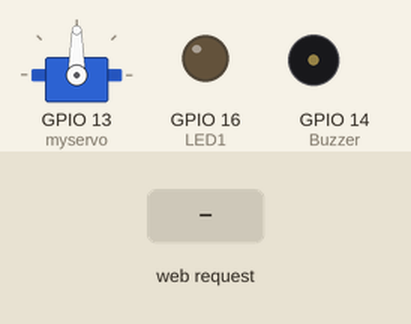
The sketch below on a simulated ESP8266 (NodeMCU). Shown: servo, output pins drawn as LEDs (lit = HIGH), buzzer (waves = sounding, pin HIGH). The test bench sets the inputs (shaded band). WiFi joins after 1.5 s; servers stay silent unless stated; what the sketch prints to the serial monitor is not drawn.

Above: at 3.7 s.
3.8 s: HTTP request GET /LEDON received
At 4.1 s:
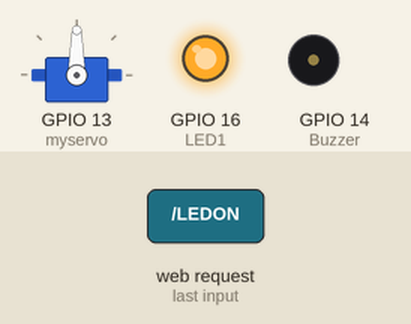
5.3 s: HTTP request GET /SERVOON received
At 6.4 s:
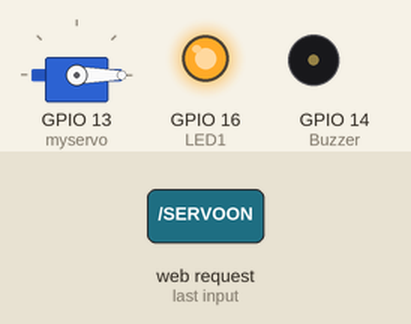
6.8 s: HTTP request GET /LEDOFF received
At 7.6 s:
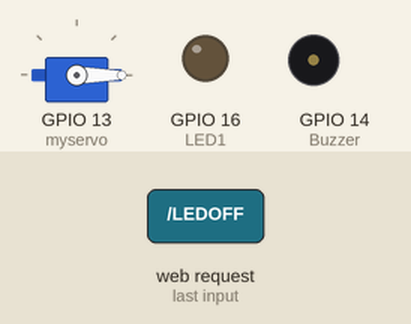
8.3 s: HTTP request GET /SERVOOFF received
At 8.7 s:
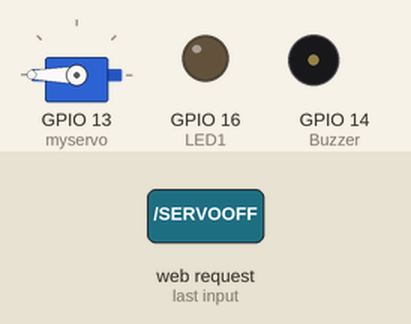
9.8 s: HTTP request GET /LEDON received
At 11.0 s:
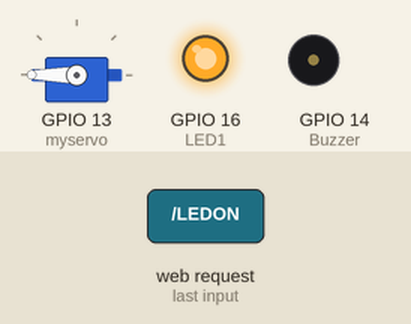
Timing chart, 0 to 12.3 s (numbered marks = the images above; inputs shaded):
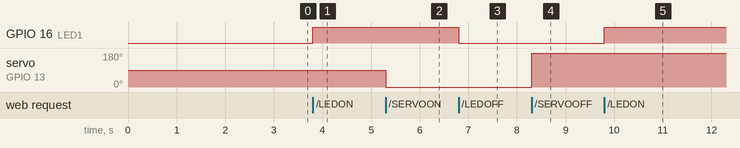

The sketch:

sketch_mar_web_server.ino
```cpp
#include <Servo.h>
#include <ESP8266WiFi.h>
#include <ESP8266WebServer.h>

#define LED1 16
#define Buzzer 14


Servo myservo;


const String ssid = "hujan";
const String password = "pastidingin";

ESP8266WebServer server(80);
// ------------------------ BROWSER ----------------------------
const char DASBOARD[] PROGMEM = R"=====(
<!DOCTYPE html>
<html>
  <head>
    <title> Introduction to Webserver </title>
    <link rel="stylesheet" href="https://maxcdn.bootstrapcdn.com/bootstrap/4.5.2/css/bootstrap.min.css">
    <script src="https://ajax.googleapis.com/ajax/libs/jquery/3.5.1/jquery.min.js"></script>
    <script src="https://cdnjs.cloudflare.com/ajax/libs/popper.js/1.16.0/umd/popper.min.js"></script>
    <script src="https://maxcdn.bootstrapcdn.com/bootstrap/4.5.2/js/bootstrap.min.js"></script>
  </head>
  <body>
    <div class="container p-5 my-5 bg-dark text-white">
        <h1>Welcome to Webserver</h1>
        <p>this website will be used to control the ESP3266 <br>this website created by Mr. Ahmad </p>
        <a href="LEDON"><button id = "ledon" type="button" class="btn btn-primary"type="button" class="btn btn-primary">Turn On</button></a>
        <a href="LEDOFF"><button id = "ledoff" type="button" class="btn btn-danger">Turn Off</button></a>
    </div>


    <div class="container p-5 my-5 bg-dark text-white">
        <h1>SPIIIIIIINNNNNNNNN</h1>
        <p>Spin to win <br> ~kuru kuru ... kururin~ </p>
        <a href="SERVOON"><button id = "Servoon" type="button" class="btn btn-outline-primary">turn on</button></a>
        <a href="SERVOOFF"><button id = "Servooff" type="button" class="btn btn-outline-danger">turn off</button></a>
    </div>


  </body>
//  Javascript for catch triggered from button and execute the instruction.
  <script>
    $("#ledon").click(function() {
      $.post("/LEDON", function(data, status){
        alert(status);
      });
    });
    $("#ledoff").click(function() {
      $.post("/LEDOFF", function(data, status){
        alert(status);
      });
    });
    $("#Servoon").click(function() {
      $.post("/SERVOON", function(data, status){
        alert(status);
      });
    });
    $("#Servooff").click(function() {
      $.post("/SERVOOFF", function(data, status){
        alert(status);
      });
        });

  </script>
</html>
)=====";

void indexPage() {
  String html = DASBOARD;
  server.send(200, "text/html", html);
}

// ------------------------ BROWSER ----------------------------

// ----------------------- FUNCTION -----------------------------

void LEDon(){
  Serial.println("Status LED : ON");
  digitalWrite(LED1, HIGH);
  server.send(200, "text/html", "ON");

}

void LEDoff(){
  Serial.println("Status LED : OFF");
  digitalWrite(LED1, LOW);
  server.send(200, "text/html", "OFF");

}

void SERVOon(){
  Serial.println("Status servo : ON");
  myservo.write(0);
  server.send(200, "text/html", "ON");

}

void SERVOoff(){
  Serial.println("Status servo : OFF");
  myservo.write(180);
  server.send(200, "text/html", "OFF");

}


// ----------------------- FUNCTION -----------------------------


void setup() {
  // put your setup code here, to run once:
  Serial.begin(115200);

  pinMode(LED1, OUTPUT);
  delay(1000);

  myservo.attach(13);

  pinMode(Buzzer, OUTPUT);


//  connect to wifi
  WiFi.begin(ssid, password);
  while (WiFi.status() != WL_CONNECTED) {
    delay(500);
    Serial.print(".");
  }

  Serial.println("");
  Serial.println("WiFi connected");
  Serial.println("IP Address: ");
  Serial.println(WiFi.localIP());

  server.on("/", HTTP_GET, indexPage);
  server.on("/LEDON", HTTP_GET, LEDon);
  server.on("/LEDOFF", HTTP_GET, LEDoff);
  server.on("/SERVOON", HTTP_GET, SERVOon);
  server.on("/SERVOOFF", HTTP_GET, SERVOoff);


  server.begin();
  Serial.println("Server is running...");
}

void loop() {
  // put your main code here, to run repeatedly:
  server.handleClient();

}
```

Measured:
- after the input at 3.8 s, GPIO 16 (LED1): LOW → HIGH at once
- after the input at 5.3 s, servo on GPIO 13 (myservo): 90° → 0° at once
- after the input at 6.8 s, GPIO 16 (LED1): HIGH → LOW at once
- after the input at 8.3 s, servo on GPIO 13 (myservo): 0° → 180° at once
- after the input at 9.8 s, GPIO 16 (LED1): LOW → HIGH at once
